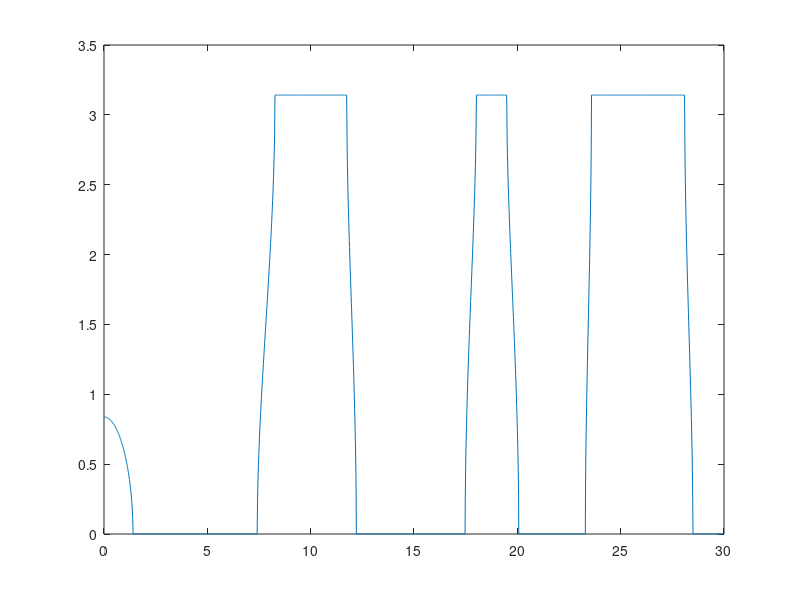

This chart was generated by the following MATLAB code: (Note: this script raises an error after producing the figure.)
%srivastavajmps16 Figure 2
clc
w=8*2*pi*10^5;
mu1=8*10^10;
mu2=3*10^9;
ro1=8000;
ro2=1180;
h1=0.0013;
h2=0.003;
h=h1+h2;
coef11=(ro1/mu1)*(w^2);
coef12=(ro2/mu2)*(w^2);

limsup=30;
imK2h=0:0.01:limsup;
K2=-i*imK2h/h;
k11=sqrt(coef11-(K2.^2));
k12=sqrt(coef12-(K2.^2));
num2=mu2*k12;
num1=mu1*k11;
coefaux1=num2./num1;
coefaux2=num1./num2;
coefaux=coefaux1+coefaux2;


trM1=cos(h2*k12).*cos(h1*k11);
trM2=0.5*coefaux.*sin(h2*k12).*sin(h1*k11);
trM=trM1-trM2;
atrM=acos(trM);
iatrM=imag(acos(trM));
ratrM=real(acos(trM));

l1=plot(imK2h,ratrM);
l1.Color='blue';
hold on
l2=plot(imK2h, iatrM);
l2.Color='green';
legend({'real(K1h)','imag(K1h)'},'Location','southwest')
xlabel('imag(k2h)'); 
ylabel('K1h'); 
headline='f='+string(w/(2*pi*1000))+' kHz';
prompt=text(limsup/10, max(max(ratrM),max(iatrM)), headline);
